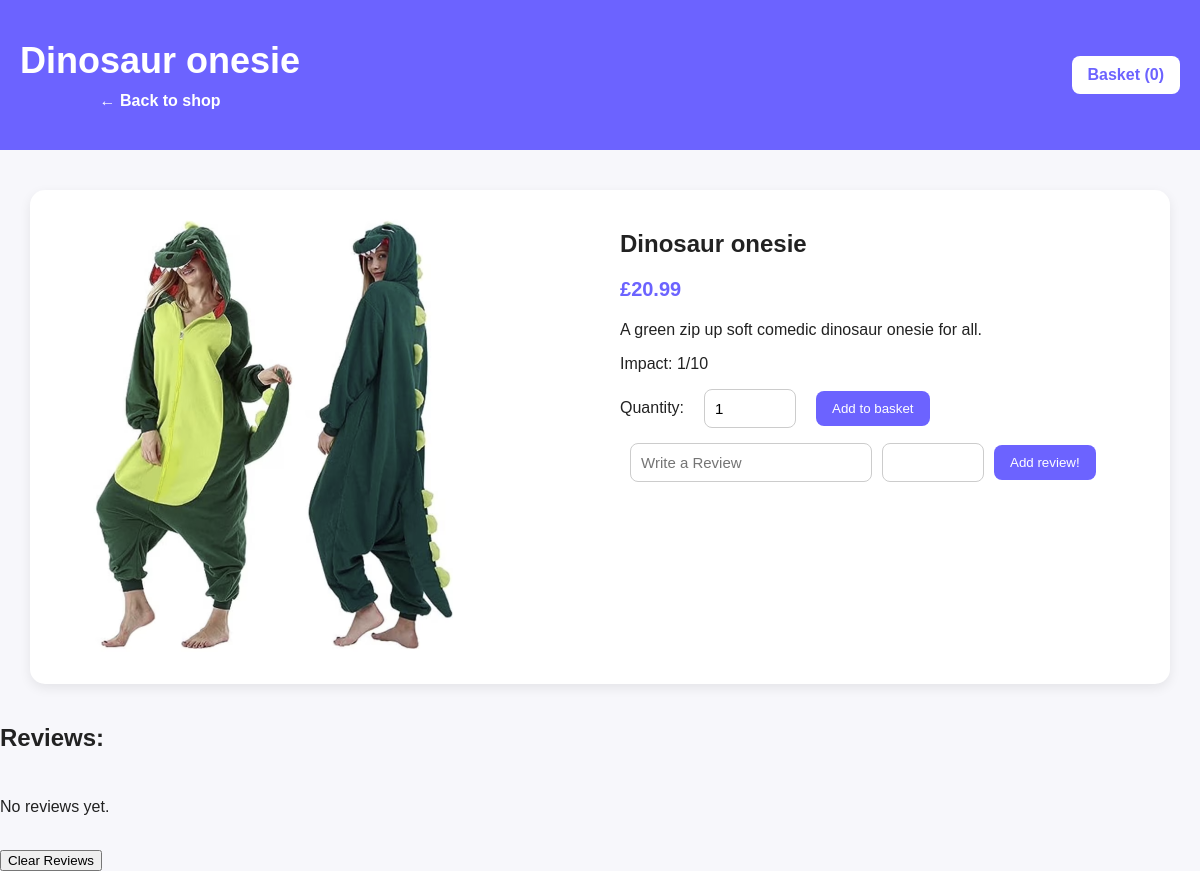
Screenshot of /item/4 with the database file from the repository.
### app4.py (models this page shows)
class Product(db.Model):
    id = db.Column(db.Integer, primary_key=True)
    name = db.Column(db.String(100), nullable=False)
    price = db.Column(db.Float, nullable=False)
    description = db.Column(db.Text, nullable=False)
    image = db.Column(db.String(100), nullable=False)
    impact = db.Column(db.Integer, nullable=False)

### app4.py (the view, shortened to what this page needs)
@app.route('/item/<int:itemId>', methods=["GET", "POST"])
def singleProductPage(itemId):
    product = Product.query.get_or_404(itemId)
    reviews = Review.query.filter_by(product_id=product.id).all()
    return render_template(
        'SingleProduct.html',
        product = product,
        reviews = reviews,
        basket_count = basket_count()
        )

### app4.py (called while the page is built)
def get_basket():
    if 'basket' not in session:
        session['basket'] = []
    return session['basket']

def basket_count():
    basket = get_basket()
    return sum(item['quantity'] for item in basket)

### templates/SingleProduct.html (shortened to what this page needs)
<!DOCTYPE html>
<html>
<head>
    <link rel="stylesheet" href="{{ url_for('static', filename='style.css') }}">
</head>
<body>
    <header class="site-header">
        <div class="top-bar">
            <div>
                <h1>{{ product.name }}</h1>
                <a href="{{ url_for('galleryPage') }}" class="back-link">← Back to shop</a>
            </div>
            <a href="{{ url_for('basketPage') }}" class="basket-link">
                Basket ({{ basket_count }})
            </a>
        </div>
    </header>
    <main class="single-product">
        <div class="single-product-image">
            <img src="{{ url_for('static', filename='images/' + product.image) }}" alt="{{ product.name }}">
        </div>
        <div class="single-product-info">
            <h2>{{ product.name }}</h2>
            <p class="price">£{{ "%.2f"|format(product.price) }}</p>
            <p>{{ product.description }}</p>
            <p class="impact">Impact: {{ product.impact }}/10</p>
            <form method="POST" class="basket-form">
                <label>Quantity:</label>
                <input type="number" name="quantity" min="1" value="1">
                <button type="submit">Add to basket</button>
            </form>
            <form method="POST" class="review-form">
                <input type="text" name="review" placeholder="Write a Review">
                <input type="number" name="rating" min = "1" max="5">
                <button type="submit" >Add review!</button>
            </form>
        </div>
    </main>
    <h2>  Reviews:</h2>
    <div class="reviews-container">
        {% if reviews %}
            {% for r in reviews %}
                <div class="review-box">
                    <strong>{{ r.username }}</strong> ⭐{{ r.rating }}<br>{{ r.text }}
                </div>
            {% endfor %}
        {% else %}
            <p>No reviews yet. </p>
        {% endif %}
    </div>
    <br>
    <form method="POST" action="{{ url_for('clear_reviews_item', itemId = product.id)}}">
        <button type="submit">Clear Reviews</button>
    </form>
</body>
</html>

### static/style.css (style rules this page uses)
body { font-family: Arial, sans-serif; background: #f7f7fb; margin: 0; color: #222; }
.site-header { background: #6c63ff; color: white; text-align: center; padding: 40px 20px; }
.site-header h1 { margin: 0; font-size: 36px; }
.price { font-size: 20px; font-weight: bold; color: #6c63ff; }
.top-bar { display: flex; gap: 20px; justify-content: space-between; align-items: center; position: relative; }
.basket-link { background: white; color: #6c63ff; text-decoration: none; padding: 10px 16px; border-radius: 8px; font-weight: bold; }
.back-link { display: inline-block; margin-top: 10px; color: white; text-decoration: none; font-weight: bold; }
.single-product { max-width: 1100px; margin: 40px auto; padding: 20px; display: grid; grid-template-columns: 1fr 1fr; gap: 40px; background: white; border-radius: 15px; box-shadow: 0 4px 12px rgba(0,0,0,0.08); }
.single-product img { width: 100%; max-width: 450px; height: 450px; object-fit: cover; border-radius: 12px; }
.basket-form { margin-top: 20px; }
.basket-form input { width: 70px; padding: 8px; margin: 0 10px; }
.reviews-container { margin-top: 30px; display: flex; flex-direction: column; gap: 15px; }
.basket-form, .review-form { display: flex; gap: 10px; align-items: center; margin-top: 15px; }
.basket-form input, .review-form input { padding: 10px; border: 1px solid #ccc; border-radius: 8px; font-size: 15px; }
.basket-form input[type="number"] { width: 70px; }
.review-form input[name="review"] { width: 220px; }
.review-form input[name="rating"] { width: 80px; }
.basket-form button, .review-form button { background: #6c63ff; color: white; border: none; padding: 10px 16px; border-radius: 8px; cursor: pointer; }

### rows the page displays
Product: name "Dinosaur onesie", image (picture), price "20.99", description "A green zip up soft comedic dinosaur onesie for all.", impact "1"

### other values shown
{{ basket_count }} "0"
